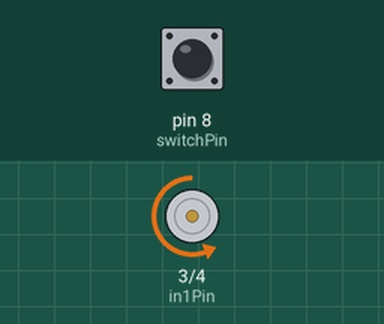
The sketch below on a simulated Arduino Mega 2560, built with avr-gcc and run on an emulated ATmega2560. On the bench: motor-driver pin pairs drawn as motors (green arrow = first pin HIGH = forward, orange = second pin HIGH = backward, longer = more drive, scaled by the enable pin). Inputs (shaded band) come from the test bench; at power-on: pin 8 (switchPin) HIGH.

Above: at 1.2 s.
1.3 s: pin 8 (switchPin) pulled LOW for 0.15 s
At 1.37 s:
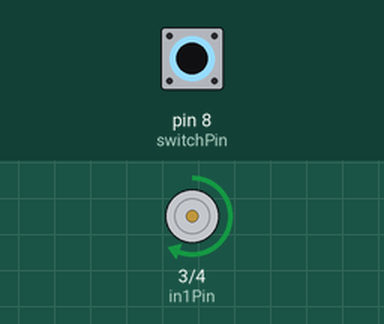
2.9 s: pin 8 (switchPin) pulled LOW for 3.2 s
At 7.1 s:
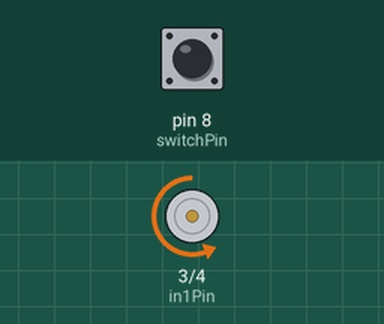
Timing chart, 0 to 8.6 s (numbered marks = the images above; inputs shaded):
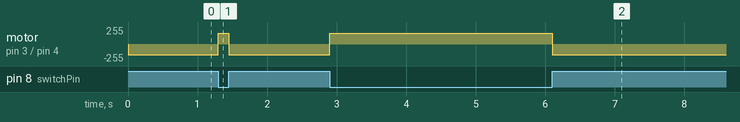

The sketch:

h_bridge_single_motor.ino
```cpp
int enablePin = 5;
int in1Pin = 3;
int in2Pin = 4;
int switchPin = 8;
//int potPin = 0;

void setup()
{
  pinMode(in1Pin, OUTPUT);
  pinMode(in2Pin, OUTPUT);
  pinMode(enablePin, OUTPUT);
  pinMode(switchPin, INPUT);
}

void loop()
{
  int speed = 160;//analogRead(potPin) / 4;
  boolean reverse = !digitalRead(switchPin);
  setMotor(speed, reverse);
}

void setMotor(int speed, boolean reverse)
{
  analogWrite(enablePin, speed);
  digitalWrite(in1Pin, reverse);
  digitalWrite(in2Pin, !reverse);
}
```

Measured:
- after the input at 1.3 s, motor on pin 3 (in1Pin) / pin 4 (in2Pin): backward 160/255 → forward 160/255 at once, → backward 160/255 0.15 s later
- after the input at 2.9 s, motor on pin 3 (in1Pin) / pin 4 (in2Pin): backward 160/255 → forward 160/255 at once, → backward 160/255 3.2 s later
